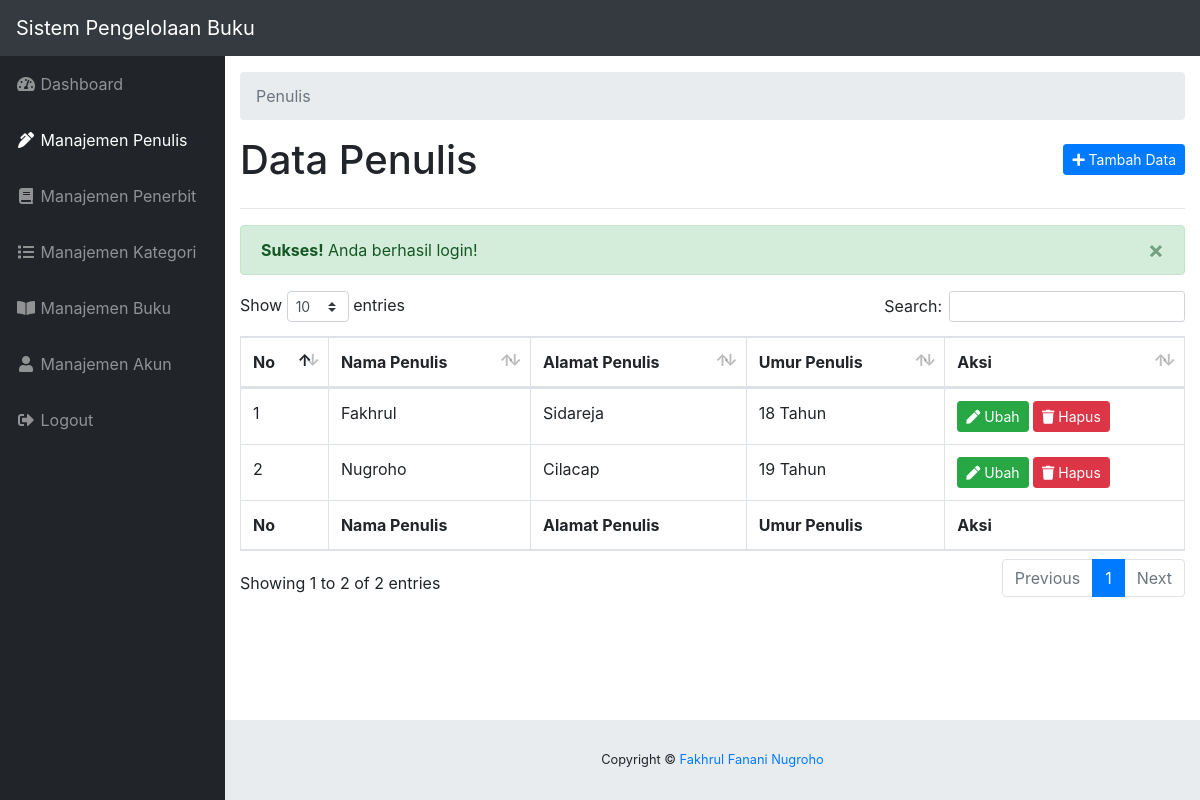
/penulis/index.php (signed in), run on the app's committed database.
### tables this page shows
CREATE TABLE `tbl_penulis` (
  `id` int(11) NOT NULL,
  `nama` varchar(100) DEFAULT NULL,
  `alamat` varchar(255) DEFAULT NULL,
  `umur` int(2) DEFAULT NULL
);

### init/functions.php (called while the page is built, shortened)
<?php
function base_url($path = NULL){
	$base_url = 'http://localhost/sistem-pengelolaan-buku/';
	if($path == NULL) return $base_url;
	else return $base_url . $path;
}
function title($title = NULL){
	$app_title = "Sistem Pengelolaan Buku";
	if($title == NULL) return $app_title;
	else return $app_title . ' - ' . $title;
}
function check_flash_message($tipe){
	if (isset($_SESSION['flash_message'])) {
		if($_SESSION['flash_message']['tipe'] == $tipe) return TRUE;
		else return FALSE;
	}
}
function get_flash_message(){
	$pesan = $_SESSION['flash_message']['pesan'];
	return $pesan;
}
?>

### penulis/index.php (the view, shortened to what this page needs)
<?php
require_once '../init.php';
$query = mysqli_query($koneksi, "SELECT * FROM tbl_penulis");
$no = 1;
?>
<!DOCTYPE html>
<html lang="en">
<head>
	<link href="<?php echo base_url('dashboard-template/vendor/fontawesome-free/css/all.min.css') ?>" rel="stylesheet" type="text/css">
	<link href="<?php echo base_url('dashboard-template/vendor/datatables/dataTables.bootstrap4.css') ?>" rel="stylesheet">
	<link href="<?php echo base_url('dashboard-template/css/sb-admin.css') ?>" rel="stylesheet">
</head>
<body id="page-top">
	<nav class="navbar navbar-expand navbar-dark bg-dark static-top">
		<a class="navbar-brand mr-1" href="index.html"><?php echo title() ?></a>
	</nav>
	<div id="wrapper">
	<?php require_once '../_sidebar.php'; ?>
	<div id="content-wrapper">
		<div class="container-fluid">
			<ol class="breadcrumb">
				<li class="breadcrumb-item active">
					Penulis
				</li>
			</ol>
		<div class="clearfix">
			<h1 class="float-left">Data Penulis</h1>
			<a href="<?php echo base_url('penulis/tambah.php') ?>" class="btn btn-sm btn-primary float-right mt-2"><i class="fas fa-plus"></i> Tambah Data</a>
		</div>
		<hr>
		<?php if(check_flash_message('sukses')) : ?>
			<div class="alert alert-success alert-dismissible fade show" role="alert">
				<strong><?php echo ucfirst($_SESSION['flash_message']['tipe']) ?>!</strong> <?php echo get_flash_message() ?>
				<button type="button" class="close" data-dismiss="alert" aria-label="Close">
					<span aria-hidden="true">&times;</span>
				</button>
			</div>
		<?php endif; ?>
		<table class="table table-bordered" id="dataTable" width="100%" cellspacing="0">
			<thead>
				<tr>
					<th>No</th>
					<th>Nama Penulis</th>
					<th>Alamat Penulis</th>
					<th>Umur Penulis</th>
					<th>Aksi</th>
				</tr>
			</thead>
			<tbody>
				<?php while($penulis = mysqli_fetch_assoc($query)) : ?>
					<tr>
						<td><?php echo $no++ ?></td>
						<td><?php echo $penulis['nama'] ?></td>
						<td><?php echo $penulis['alamat'] ?></td>
						<td><?php echo $penulis['umur'] ?> Tahun</td>
						<td>
							<a href="<?php echo base_url('penulis/ubah.php?id=' . $penulis['id']) ?>" class="btn btn-sm btn-success"><i class="fas fa-pen"></i> Ubah</a>
							<a href="<?php echo base_url('penulis/hapus.php?id=' . $penulis['id']) ?>" class="btn btn-sm btn-danger" onclick="return confirm('apakah anda yakin?')"><i class="fas fa-trash"></i> Hapus</a>
						</td>
					</tr>
				<?php endwhile ?>
			</tbody>
			<tfoot>
				<tr>
					<th>No</th>
					<th>Nama Penulis</th>
					<th>Alamat Penulis</th>
					<th>Umur Penulis</th>
					<th>Aksi</th>
				</tr>
			</tfoot>
		</table>
		</div>
		<?php require_once '../_footer.php'; ?>
	</div>
	</div>
</body>
</html>

### data on the page
tbl_penulis: nama "Fakhrul", alamat "Sidareja", umur "18"
tbl_penulis: nama "Nugroho", alamat "Cilacap", umur "19"

### other printed values
title() "Sistem Pengelolaan Buku"
$_SESSION['flash_message']['tipe'] "Sukses"
get_flash_message() "Anda berhasil login!"
